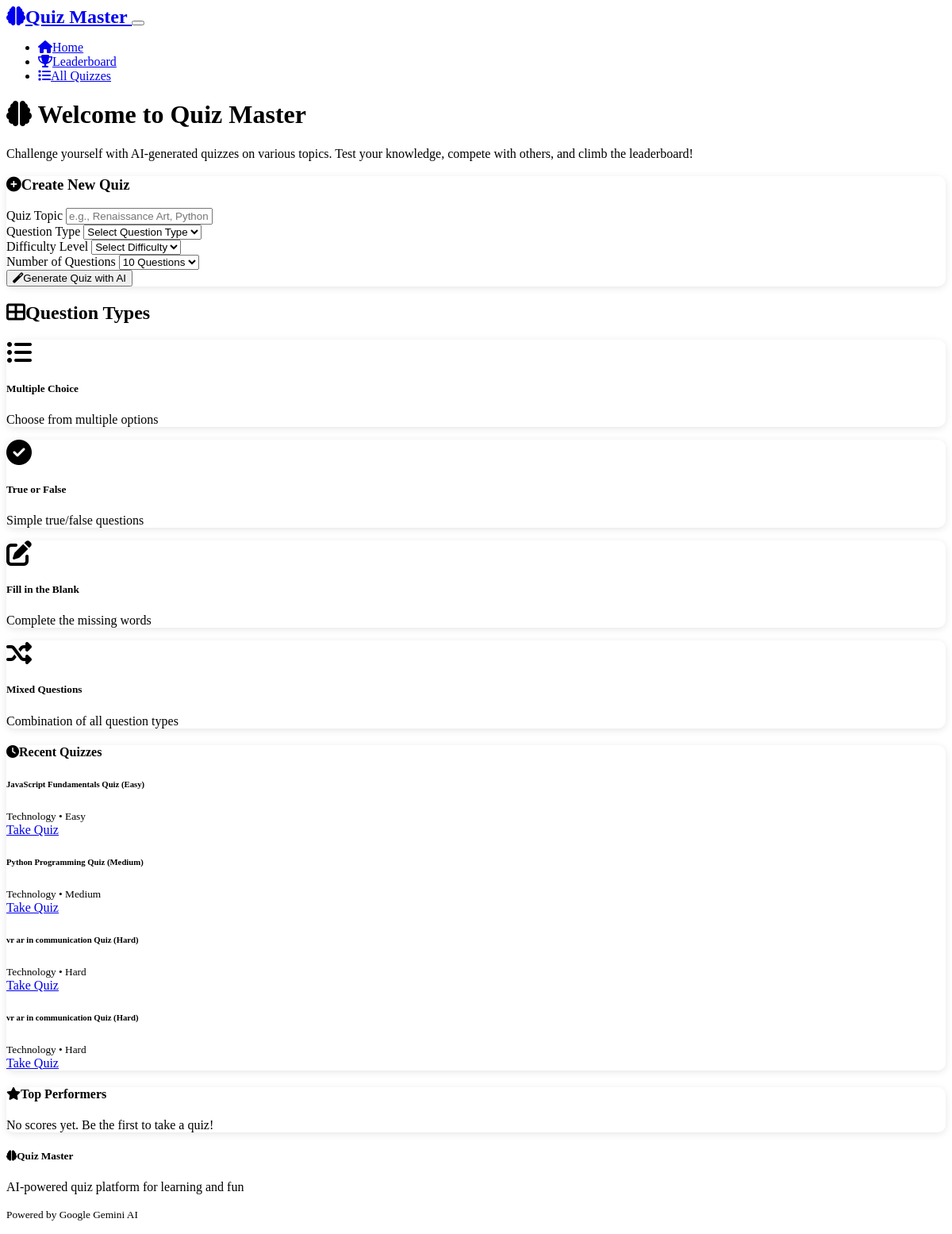
The page / on the database its author committed.
### models.py (models this page shows)
class Quiz(db.Model):
    id = db.Column(db.Integer, primary_key=True)
    title = db.Column(db.String(200), nullable=False)
    category = db.Column(db.String(100), nullable=False)
    difficulty = db.Column(db.String(50), nullable=False)  # easy, medium, hard
    created_at = db.Column(db.DateTime, default=datetime.utcnow)
    questions = db.relationship('Question', backref='quiz', lazy=True, cascade='all, delete-orphan')
    results = db.relationship('QuizResult', backref='quiz', lazy=True)

### routes.py (the view)
@app.route('/')
def index():
    recent_quizzes = Quiz.query.order_by(desc(Quiz.created_at)).limit(5).all()
    top_users = db.session.query(User).join(QuizResult).group_by(User.id).order_by(desc(db.func.avg(QuizResult.score))).limit(5).all()
    question_types = [
        {'name': 'Multiple Choice', 'value': 'mcq', 'icon': 'list-ul', 'description': 'Choose from multiple options'},
        {'name': 'True or False', 'value': 'true_false', 'icon': 'check-circle', 'description': 'Simple true/false questions'},
        {'name': 'Fill in the Blank', 'value': 'fill_blank', 'icon': 'edit', 'description': 'Complete the missing words'},
        {'name': 'Mixed Questions', 'value': 'mixed', 'icon': 'random', 'description': 'Combination of all question types'}
    ]
    return render_template('index.html', question_types=question_types, recent_quizzes=recent_quizzes, top_users=top_users)

### templates/index.html (shortened to what this page needs)
{% extends "base.html" %}
{% block content %}
<div class="container py-5">
    <div class="row mb-5">
        <div class="col-lg-8 mx-auto text-center">
            <h1 class="display-4 mb-4">
                <i class="fas fa-brain text-primary me-3"></i>
                Welcome to Quiz Master
            </h1>
            <p class="lead mb-4">
                Challenge yourself with AI-generated quizzes on various topics.
                Test your knowledge, compete with others, and climb the leaderboard!
            </p>
        </div>
    </div>
    <div class="row mb-5">
        <div class="col-lg-8 mx-auto">
            <div class="card">
                <div class="card-header">
                    <h3 class="card-title mb-0">
                        <i class="fas fa-plus-circle me-2"></i>Create New Quiz
                    </h3>
                </div>
                <div class="card-body">
                    <form method="POST" action="{{ url_for('create_quiz') }}">
                        <div class="row">
                            <div class="col-md-6 mb-3">
                                <label for="topic" class="form-label">Quiz Topic</label>
                                <input type="text" class="form-control" id="topic" name="topic"
                                       placeholder="e.g., Renaissance Art, Python Programming" required>
                            </div>
                            <div class="col-md-6 mb-3">
                                <label for="question_type" class="form-label">Question Type</label>
                                <select class="form-select" id="question_type" name="question_type" required>
                                    <option value="">Select Question Type</option>
                                </select>
                            </div>
                        </div>
                        <div class="row">
                            <div class="col-md-6 mb-3">
                                <label for="difficulty" class="form-label">Difficulty Level</label>
                                <select class="form-select" id="difficulty" name="difficulty" required>
                                    <option value="">Select Difficulty</option>
                                </select>
                            </div>
                            <div class="col-md-6 mb-3">
                                <label for="num_questions" class="form-label">Number of Questions</label>
                                <select class="form-select" id="num_questions" name="num_questions">
                                    <option value="10" selected>10 Questions</option>
                                </select>
                            </div>
                        </div>
                        <div class="text-center">
                            <button type="submit" class="btn btn-primary btn-lg">
                                <i class="fas fa-magic me-2"></i>Generate Quiz with AI
                            </button>
                        </div>
                    </form>
                </div>
            </div>
        </div>
    </div>
    <div class="row mb-5">
        <div class="col-12">
            <h2 class="text-center mb-4">
                <i class="fas fa-th-large me-2"></i>Question Types
            </h2>
        </div>
        {% for qtype in question_types %}
        <div class="col-md-6 col-lg-3 mb-4">
            <div class="card h-100 category-card">
                <div class="card-body text-center">
                    <i class="fas fa-{{ qtype.icon }} fa-2x text-primary mb-3"></i>
                    <h5 class="card-title">{{ qtype.name }}</h5>
                    <p class="card-text small">{{ qtype.description }}</p>
                </div>
            </div>
        </div>
        {% endfor %}
    </div>
    <div class="row">
        <div class="col-md-6 mb-4">
            <div class="card">
                <div class="card-header">
                    <h4 class="card-title mb-0">
                        <i class="fas fa-clock me-2"></i>Recent Quizzes
                    </h4>
                </div>
                <div class="card-body">
                    {% if recent_quizzes %}
                        <div class="list-group list-group-flush">
                            {% for quiz in recent_quizzes %}
                            <div class="list-group-item d-flex justify-content-between align-items-center">
                                <div>
                                    <h6 class="mb-1">{{ quiz.title }}</h6>
                                    <small class="text-muted">{{ quiz.category }} • {{ quiz.difficulty.title() }}</small>
                                </div>
                                <a href="{{ url_for('take_quiz', quiz_id=quiz.id) }}" class="btn btn-sm btn-outline-primary">
                                    Take Quiz
                                </a>
                            </div>
                            {% endfor %}
                        </div>
                    {% else %}
                        <p class="text-muted mb-0">No quizzes available yet. Create the first one!</p>
                    {% endif %}
                </div>
            </div>
        </div>
        <div class="col-md-6 mb-4">
            <div class="card">
                <div class="card-header">
                    <h4 class="card-title mb-0">
                        <i class="fas fa-star me-2"></i>Top Performers
                    </h4>
                </div>
                <div class="card-body">
                    {% if top_users %}
                        <div class="list-group list-group-flush">
                            {% for user in top_users %}
                            <div class="list-group-item d-flex justify-content-between align-items-center">
                                <div>
                                    <h6 class="mb-1">{{ user.username }}</h6>
                                    <small class="text-muted">{{ user.get_quiz_count() }} quizzes taken</small>
                                </div>
                                <span class="badge bg-primary rounded-pill">
                                    {{ user.get_average_score() }}% avg
                                </span>
                            </div>
                            {% endfor %}
                        </div>
                    {% else %}
                        <p class="text-muted mb-0">No scores yet. Be the first to take a quiz!</p>
                    {% endif %}
                </div>
            </div>
        </div>
    </div>
</div>
{% endblock %}

### templates/base.html (shortened to what this page needs)
<!DOCTYPE html>
<html lang="en" data-bs-theme="dark">
<head>
    <link href="https://cdn.replit.com/agent/bootstrap-agent-dark-theme.min.css" rel="stylesheet">
    <link rel="stylesheet" href="https://cdnjs.cloudflare.com/ajax/libs/font-awesome/6.4.0/css/all.min.css">
    <link rel="stylesheet" href="{{ url_for('static', filename='css/style.css') }}">
</head>
<body>
    <nav class="navbar navbar-expand-lg navbar-dark bg-dark">
        <div class="container">
            <a class="navbar-brand" href="{{ url_for('index') }}">
                <i class="fas fa-brain me-2"></i>Quiz Master
            </a>
            <button class="navbar-toggler" type="button" data-bs-toggle="collapse" data-bs-target="#navbarNav">
            </button>
            <div class="collapse navbar-collapse" id="navbarNav">
                <ul class="navbar-nav me-auto">
                    <li class="nav-item">
                        <a class="nav-link" href="{{ url_for('index') }}">
                            <i class="fas fa-home me-1"></i>Home
                        </a>
                    </li>
                    <li class="nav-item">
                        <a class="nav-link" href="{{ url_for('leaderboard') }}">
                            <i class="fas fa-trophy me-1"></i>Leaderboard
                        </a>
                    </li>
                    <li class="nav-item">
                        <a class="nav-link" href="{{ url_for('quiz_list') }}">
                            <i class="fas fa-list me-1"></i>All Quizzes
                        </a>
                    </li>
                </ul>
            </div>
        </div>
    </nav>
    <main>
        {% block content %}{% endblock %}
    </main>
    <footer class="bg-dark text-light py-4 mt-5">
        <div class="container">
            <div class="row">
                <div class="col-md-6">
                    <h5><i class="fas fa-brain me-2"></i>Quiz Master</h5>
                    <p class="mb-0">AI-powered quiz platform for learning and fun</p>
                </div>
                <div class="col-md-6 text-md-end">
                    <p class="mb-0">
                        <small>Powered by Google Gemini AI</small>
                    </p>
                </div>
            </div>
        </div>
    </footer>
</body>
</html>

### static/css/style.css (style rules this page uses)
:root { --quiz-primary: #007bff; --quiz-success: #28a745; --quiz-danger: #dc3545; --quiz-warning: #ffc107; --quiz-info: #17a2b8; }
.category-card { transition: transform 0.3s ease, box-shadow 0.3s ease; cursor: pointer; }
.card { border-radius: 10px; box-shadow: 0 2px 10px rgba(0,0,0,0.1); transition: box-shadow 0.3s ease; }
.navbar-brand { font-weight: bold; font-size: 1.5rem; }
footer { margin-top: auto; }

### rows shown on the page
Quiz: title "JavaScript Fundamentals Quiz (Easy)", category "Technology", difficulty "Easy"
Quiz: title "Python Programming Quiz (Medium)", category "Technology", difficulty "Medium"
Quiz: title "vr ar in communication Quiz (Hard)", category "Technology", difficulty "Hard"
Quiz: title "vr ar in communication Quiz (Hard)", category "Technology", difficulty "Hard"

### other values the page prints
{{ qtype.name }} "Multiple Choice" "True or False" "Fill in the Blank" "Mixed Questions"
{{ qtype.description }} "Choose from multiple options" "Simple true/false questions" "Complete the missing words" "Combination of all question types"
